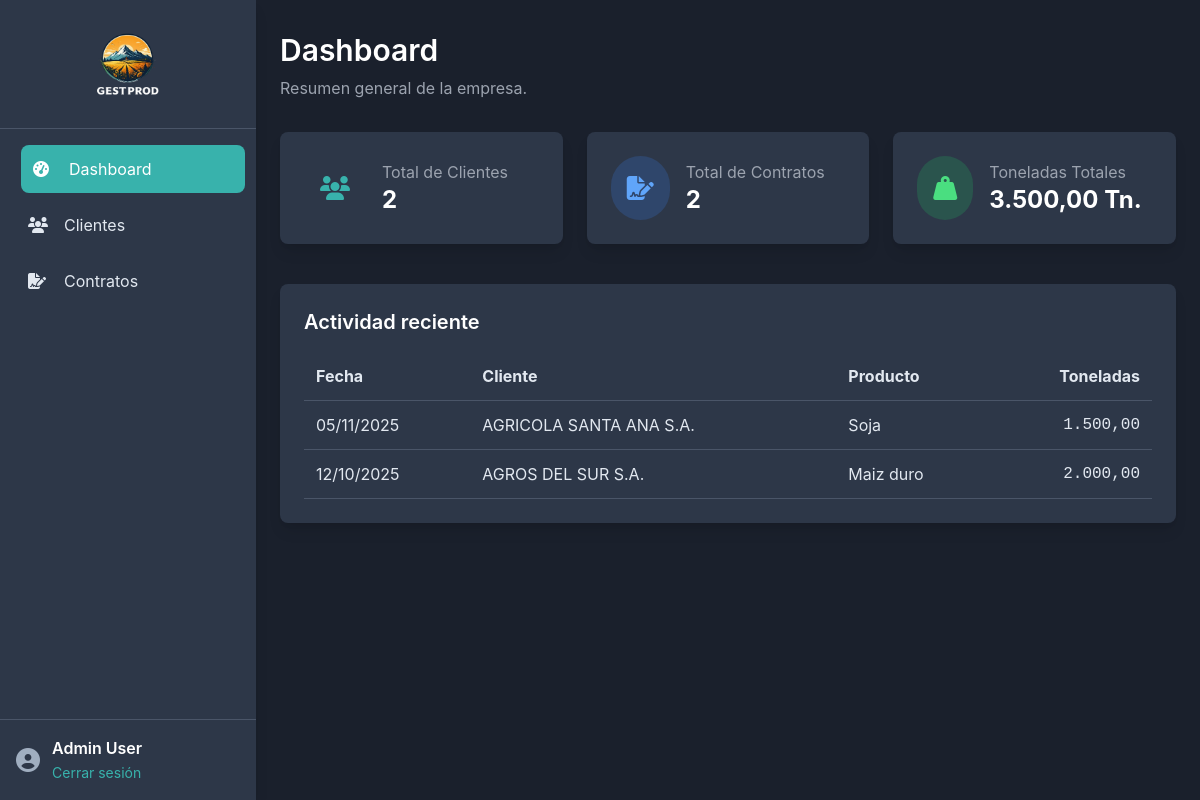
/dashboard.php (signed in), run on the app's committed database.
### tables this page shows
CREATE TABLE `contratos` (
  `id` int(11) NOT NULL AUTO_INCREMENT,
  `cliente_id` int(11) NOT NULL,
  `fecha_contrato` date NOT NULL,
  `producto` varchar(100) NOT NULL,
  `cosecha` varchar(50) NOT NULL,
  `toneladas` decimal(10,2) NOT NULL,
  `precio` decimal(10,2) NOT NULL,
  `lugar_entrega` varchar(255) NOT NULL,
  `fecha_entrega` varchar(100) NOT NULL,
  `año` int(4) NOT NULL,
  PRIMARY KEY (`id`),
  KEY `cliente_id` (`cliente_id`),
  CONSTRAINT `contratos_ibfk_1` FOREIGN KEY (`cliente_id`) REFERENCES `clientes` (`id`) ON DELETE CASCADE
);

CREATE TABLE `clientes` (
  `id` int(11) NOT NULL AUTO_INCREMENT,
  `cuit` varchar(20) NOT NULL,
  `razon_social` varchar(255) NOT NULL,
  `nombre_fantasia` varchar(255) DEFAULT NULL,
  `tipo_cliente` varchar(50) DEFAULT NULL,
  `email` varchar(255) DEFAULT NULL,
  `telefono` varchar(50) DEFAULT NULL,
  `direccion` varchar(255) DEFAULT NULL,
  `localidad` varchar(100) DEFAULT NULL,
  `provincia` varchar(100) DEFAULT NULL,
  `contacto_nombre` varchar(255) DEFAULT NULL,
  `contacto_puesto` varchar(100) DEFAULT NULL,
  PRIMARY KEY (`id`),
  UNIQUE KEY `cuit` (`cuit`)
);

### dashboard.php (the view, shortened to what this page needs)
<?php
include 'header.php';
try {
    $stmt_clientes = $pdo->query("SELECT COUNT(*) as total FROM clientes");
    $total_clientes = $stmt_clientes->fetchColumn();
    $stmt_contratos = $pdo->query("SELECT COUNT(*) as total FROM contratos");
    $total_contratos = $stmt_contratos->fetchColumn();
    $stmt_toneladas = $pdo->query("SELECT SUM(toneladas) as total FROM contratos");
    $total_toneladas = $stmt_toneladas->fetchColumn() ?: 0;
    $stmt_ultimos_contratos = $pdo->query("
        SELECT c.*, cl.razon_social
        FROM contratos c
        JOIN clientes cl ON c.cliente_id = cl.id
        ORDER BY c.fecha_contrato DESC
        LIMIT 5
    ");
    $ultimos_contratos = $stmt_ultimos_contratos->fetchAll();
} catch (PDOException $e) {
    die("Error al cargar datos del dashboard: " . $e->getMessage());
}
?>
<h1 class="text-3xl font-semibold text-white">Dashboard</h1>
<p class="mt-2 text-gray-400">Resumen general de la empresa.</p>
<div class="grid grid-cols-1 md:grid-cols-2 lg:grid-cols-3 gap-6 mt-8">
    <div class="bg-[var(--bg-dark-2)] p-6 rounded-lg shadow-lg flex items-center">
        <div class="bg-[var(--accent-color)]/20 text-[var(--accent-color)] p-4 rounded-full">
            <i class="fas fa-users text-2xl"></i>
        </div>
        <div class="ml-4">
            <p class="text-gray-400">Total de Clientes</p>
            <p class="text-2xl font-bold text-white"><?= $total_clientes ?></p>
        </div>
    </div>
    <div class="bg-[var(--bg-dark-2)] p-6 rounded-lg shadow-lg flex items-center">
        <div class="bg-blue-500/20 text-blue-400 p-4 rounded-full">
            <i class="fas fa-file-signature text-2xl"></i>
        </div>
        <div class="ml-4">
            <p class="text-gray-400">Total de Contratos</p>
            <p class="text-2xl font-bold text-white"><?= $total_contratos ?></p>
        </div>
    </div>
    <div class="bg-[var(--bg-dark-2)] p-6 rounded-lg shadow-lg flex items-center">
         <div class="bg-green-500/20 text-green-400 p-4 rounded-full">
            <i class="fas fa-weight-hanging text-2xl"></i>
        </div>
        <div class="ml-4">
            <p class="text-gray-400">Toneladas Totales</p>
            <p class="text-2xl font-bold text-white"><?= number_format($total_toneladas, 2, ',', '.') ?> Tn.</p>
        </div>
    </div>
</div>
<div class="mt-10 bg-[var(--bg-dark-2)] p-6 rounded-lg shadow-lg">
    <h2 class="text-xl font-semibold text-white mb-4">Actividad reciente</h2>
    <div class="overflow-x-auto">
        <table class="w-full text-left">
            <thead>
                <tr class="border-b border-[var(--border-color)]">
                    <th class="p-3">Fecha</th>
                    <th class="p-3">Cliente</th>
                    <th class="p-3">Producto</th>
                    <th class="p-3 text-right">Toneladas</th>
                </tr>
            </thead>
            <tbody>
                <?php if (empty($ultimos_contratos)): ?>
                    <tr>
                        <td colspan="4" class="p-4 text-center text-gray-400">No hay contratos registrados.</td>
                    </tr>
                <?php else: ?>
                    <?php foreach ($ultimos_contratos as $contrato): ?>
                        <tr class="border-b border-[var(--border-color)] hover:bg-[var(--bg-dark)]">
                            <td class="p-3"><?= date("d/m/Y", strtotime($contrato['fecha_contrato'])) ?></td>
                            <td class="p-3"><?= htmlspecialchars($contrato['razon_social']) ?></td>
                            <td class="p-3"><?= htmlspecialchars($contrato['producto']) ?></td>
                            <td class="p-3 text-right font-mono"><?= number_format($contrato['toneladas'], 2, ',', '.') ?></td>
                        </tr>
                    <?php endforeach; ?>
                <?php endif; ?>
            </tbody>
        </table>
    </div>
</div>
<?php include 'footer.php'; ?>

### header.php (style rules this page uses)
:root { --bg-dark: #1a202c; --bg-dark-2: #2d3748; --text-light: #e2e8f0; --text-gray: #a0aec0; --border-color: #4a5568; --accent-color: #38b2ac; --accent-color-hover: #319795; }
body { background-color: var(--bg-dark); color: var(--text-light); -webkit-font-smoothing: antialiased; -moz-osx-font-smoothing: grayscale; font-family: 'Inter', sans-serif; }

### data on the page
contratos: fecha_contrato "05/11/2025", cliente.razon_social "AGRICOLA SANTA ANA S.A.", producto "Soja", toneladas "1.500,00"
contratos: fecha_contrato "12/10/2025", cliente.razon_social "AGROS DEL SUR S.A.", producto "Maiz duro", toneladas "2.000,00"

### other printed values
$_SESSION['user_name'] "Admin User"
$total_clientes "2"
$total_contratos "2"
$total_toneladas "3.500,00"
